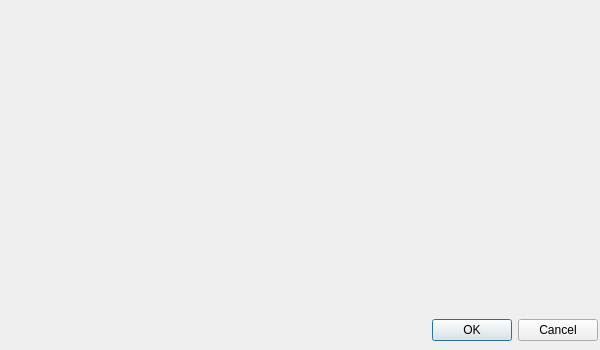
<?xml version="1.0" encoding="UTF-8"?>
<ui version="4.0">
 <class>CInstallXSwiftBusDialog</class>
 <widget class="QDialog" name="CInstallXSwiftBusDialog">
  <property name="geometry">
   <rect>
    <x>0</x>
    <y>0</y>
    <width>600</width>
    <height>350</height>
   </rect>
  </property>
  <property name="minimumSize">
   <size>
    <width>600</width>
    <height>350</height>
   </size>
  </property>
  <property name="windowTitle">
   <string>Install XSwiftBus dialog</string>
  </property>
  <layout class="QVBoxLayout" name="vl_XSiwftBusDialog">
   <property name="leftMargin">
    <number>2</number>
   </property>
   <property name="topMargin">
    <number>2</number>
   </property>
   <property name="rightMargin">
    <number>2</number>
   </property>
   <property name="bottomMargin">
    <number>9</number>
   </property>
   <item>
    <widget class="BlackGui::Components::CInstallXSwiftBusComponent" name="comp_InstallXSwiftBus"/>
   </item>
   <item>
    <widget class="QDialogButtonBox" name="bb_Dialog">
     <property name="orientation">
      <enum>Qt::Horizontal</enum>
     </property>
     <property name="standardButtons">
      <set>QDialogButtonBox::Cancel|QDialogButtonBox::Ok</set>
     </property>
    </widget>
   </item>
  </layout>
 </widget>
 <customwidgets>
  <customwidget>
   <class>BlackGui::Components::CInstallXSwiftBusComponent</class>
   <extends>QFrame</extends>
   <header>blackgui/components/installxswiftbuscomponent.h</header>
   <container>1</container>
  </customwidget>
 </customwidgets>
 <resources/>
 <connections>
  <connection>
   <sender>bb_Dialog</sender>
   <signal>accepted()</signal>
   <receiver>CInstallXSwiftBusDialog</receiver>
   <slot>accept()</slot>
   <hints>
    <hint type="sourcelabel">
     <x>248</x>
     <y>254</y>
    </hint>
    <hint type="destinationlabel">
     <x>157</x>
     <y>274</y>
    </hint>
   </hints>
  </connection>
  <connection>
   <sender>bb_Dialog</sender>
   <signal>rejected()</signal>
   <receiver>CInstallXSwiftBusDialog</receiver>
   <slot>reject()</slot>
   <hints>
    <hint type="sourcelabel">
     <x>316</x>
     <y>260</y>
    </hint>
    <hint type="destinationlabel">
     <x>286</x>
     <y>274</y>
    </hint>
   </hints>
  </connection>
 </connections>
</ui>
